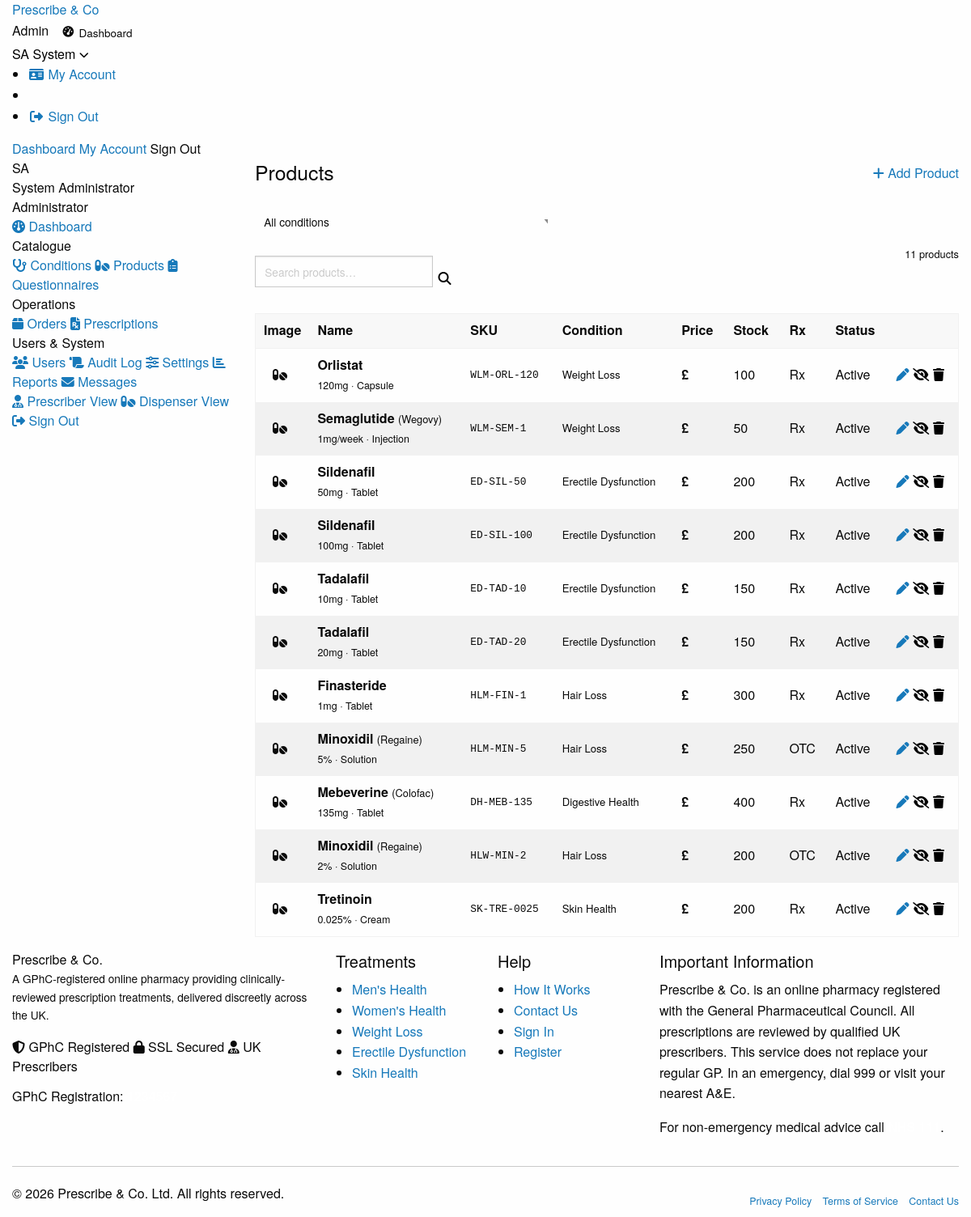
/pages/admin/products.php (signed in), run on the app's committed database.
### tables this page shows
CREATE TABLE `users` (
  `id`             INT UNSIGNED AUTO_INCREMENT PRIMARY KEY,
  `email`          VARCHAR(191)  NOT NULL UNIQUE,
  `password_hash`  VARCHAR(255)  NOT NULL,
  `role`           ENUM('admin','prescriber','dispenser','patient') NOT NULL DEFAULT 'patient',
  `first_name`     VARCHAR(100)  NOT NULL,
  `last_name`      VARCHAR(100)  NOT NULL,
  `phone`          VARCHAR(30)   DEFAULT NULL,
  `date_of_birth`  DATE          DEFAULT NULL,
  `gender`         ENUM('male','female','other','prefer_not_to_say') DEFAULT NULL,
  `nhs_number`     VARCHAR(20)   DEFAULT NULL,
  `is_active`      TINYINT(1)    NOT NULL DEFAULT 1,
  `email_verified` TINYINT(1)    NOT NULL DEFAULT 0,
  `verify_token`   VARCHAR(64)   DEFAULT NULL,
  `reset_token`    VARCHAR(64)   DEFAULT NULL,
  `reset_expires`  DATETIME      DEFAULT NULL,
  `created_at`     DATETIME      NOT NULL DEFAULT CURRENT_TIMESTAMP,
  `updated_at`     DATETIME      NOT NULL DEFAULT CURRENT_TIMESTAMP ON UPDATE CURRENT_TIMESTAMP,
  INDEX `idx_role`  (`role`),
  INDEX `idx_email` (`email`)
);

CREATE TABLE `products` (
  `id`                    INT UNSIGNED AUTO_INCREMENT PRIMARY KEY,
  `condition_id`          INT UNSIGNED NOT NULL,
  `sku`                   VARCHAR(60)  NOT NULL UNIQUE,
  `name`                  VARCHAR(200) NOT NULL,
  `brand`                 VARCHAR(100) DEFAULT NULL,
  `description`           TEXT         DEFAULT NULL,
  `dosage_form`           VARCHAR(100) DEFAULT NULL,
  `strength`              VARCHAR(100) DEFAULT NULL,
  `price`                 DECIMAL(8,2) NOT NULL DEFAULT 0.00,
  `price_currency`        VARCHAR(3)   NOT NULL DEFAULT 'GBP',
  `requires_prescription` TINYINT(1)   NOT NULL DEFAULT 1,
  `stock_qty`             INT          NOT NULL DEFAULT 0,
  `image_url`             VARCHAR(255) DEFAULT NULL,
  `is_active`             TINYINT(1)   NOT NULL DEFAULT 1,
  `sort_order`            INT          NOT NULL DEFAULT 0,
  `created_at`            DATETIME     NOT NULL DEFAULT CURRENT_TIMESTAMP,
  `updated_at`            DATETIME     NOT NULL DEFAULT CURRENT_TIMESTAMP ON UPDATE CURRENT_TIMESTAMP,
  FOREIGN KEY (`condition_id`) REFERENCES `conditions`(`id`) ON DELETE RESTRICT,
  INDEX `idx_condition` (`condition_id`)
);

CREATE TABLE `conditions` (
  `id`          INT UNSIGNED AUTO_INCREMENT PRIMARY KEY,
  `slug`        VARCHAR(100) NOT NULL UNIQUE,
  `name`        VARCHAR(200) NOT NULL,
  `gender`      ENUM('male','female','all') NOT NULL DEFAULT 'all',
  `description` TEXT         DEFAULT NULL,
  `icon`        VARCHAR(100) DEFAULT NULL,
  `is_active`   TINYINT(1)   NOT NULL DEFAULT 1,
  `sort_order`  INT          NOT NULL DEFAULT 0,
  `created_at`  DATETIME     NOT NULL DEFAULT CURRENT_TIMESTAMP
);

### includes/functions.php (called while the page is built, shortened)
<?php
function is_logged_in(): bool {
    return !empty($_SESSION['user_id']);
}
function current_user(): ?array {
    static $u = null;
    if ($u === null) {
        $u = Database::fetchOne(
            "SELECT id, email, role, first_name, last_name, phone, is_active FROM users WHERE id = ? AND is_active = 1",
            [$_SESSION['user_id']]
        );
    }
    return $u;
}
function current_role(): string  { return (string)($_SESSION['user_role'] ?? ''); }
function require_auth(string ...$roles): void {
    if (!current_user()) {
        session_kill();
        redirect('/pages/auth/login.php');
    }
}
function e(mixed $v): string {
    return htmlspecialchars((string)$v, ENT_QUOTES | ENT_HTML5, 'UTF-8');
}
function clean(string $v): string {
    return trim(strip_tags($v));
}
function money(float $amt, string $cur = 'GBP'): string {
    return ['GBP' => '£', 'USD' => '$', 'EUR' => '€'][$cur] ?? $cur . ' '
         . number_format($amt, 2);
}

### config/database.php (called while the page is built, shortened)
<?php
class Database {
    private static ?PDO $instance = null;
    public static function getInstance(): PDO {
        if (self::$instance === null) {
            $dsn = sprintf('mysql:host=%s;port=%d;dbname=%s;charset=%s',
                DB_HOST, DB_PORT, DB_NAME, DB_CHARSET);
            try {
                self::$instance = new PDO($dsn, DB_USER, DB_PASS, [
                    PDO::ATTR_ERRMODE            => PDO::ERRMODE_EXCEPTION,
                    PDO::ATTR_DEFAULT_FETCH_MODE => PDO::FETCH_ASSOC,
                    PDO::ATTR_EMULATE_PREPARES   => false,
                    PDO::MYSQL_ATTR_INIT_COMMAND => "SET NAMES utf8mb4 COLLATE utf8mb4_unicode_ci",
                ]);
            } catch (PDOException $e) {
                error_log('DB Connection failed: ' . $e->getMessage());
                http_response_code(503);
                die('Service temporarily unavailable. Please try again later.');
            }
        }
        return self::$instance;
    }
    public static function query(string $sql, array $params = []): PDOStatement {
        $stmt = self::getInstance()->prepare($sql);
        $stmt->execute($params);
        return $stmt;
    }
    public static function fetchOne(string $sql, array $params = []): ?array {
        $r = self::query($sql, $params)->fetch();
        return $r ?: null;
    }
    public static function fetchAll(string $sql, array $params = []): array {
        return self::query($sql, $params)->fetchAll();
    }
}

### pages/admin/products.php (the view, shortened to what this page needs)
<?php
require_auth('admin');
$conditionId = (int)($_GET['condition_id'] ?? 0);
$search      = clean($_GET['q'] ?? '');
$where  = "WHERE 1=1";
$params = [];
$products = Database::fetchAll(
    "SELECT p.*, c.name cond_name FROM products p
     JOIN conditions c ON c.id=p.condition_id
     $where ORDER BY c.sort_order, p.sort_order, p.name", $params
);
$editProduct = isset($_GET['edit']) ? Database::fetchOne("SELECT * FROM products WHERE id=?",[(int)$_GET['edit']]) : null;
$showForm    = isset($_GET['add']) || $editProduct;
include APP_PATH . '/includes/header.php';
?>
<div class="pco-dash"><div class="grid-container"><div class="grid-x grid-margin-x">
<?php include APP_PATH . '/includes/admin-sidebar.php'; ?>
<div class="cell large-9 medium-8">
  <div style="display:flex;justify-content:space-between;align-items:center;flex-wrap:wrap;gap:1rem;margin-bottom:1.5rem;">
    <h1 style="font-size:1.55rem;margin:0;">Products</h1>
    <?php if (!$showForm): ?>
    <a href="?add=1<?= $conditionId?'&condition_id='.$conditionId:'' ?>" class="pco-btn pco-btn--primary pco-btn--sm">
      <i class="fa-solid fa-plus"></i> Add Product
    </a>
    <?php endif; ?>
  </div>
  <div style="display:flex;flex-wrap:wrap;gap:.5rem;margin-bottom:1rem;align-items:center;">
    <form method="GET" style="display:flex;gap:.4rem;flex-wrap:wrap;">
      <select name="condition_id" onchange="this.form.submit()" style="font-size:.855rem;padding:.4rem .7rem;border:1.5px solid var(--pco-grey-200);border-radius:var(--pco-r);">
        <option value="">All conditions</option>
      </select>
      <input type="text" name="q" value="<?= e($search) ?>" placeholder="Search products…" style="font-size:.855rem;padding:.4rem .7rem;max-width:220px;">
      <button type="submit" class="pco-btn pco-btn--ghost pco-btn--sm"><i class="fa-solid fa-search"></i></button>
    </form>
    <span style="font-size:.8rem;color:var(--pco-grey-500);margin-left:auto;"><?= count($products) ?> product<?= count($products)!=1?'s':'' ?></span>
  </div>
  <div class="pco-card">
    <?php if (empty($products)): ?>
    <div class="pco-card__body text-center" style="padding:2.5rem;">
      <p style="color:var(--pco-grey-500);">No products found.</p>
    </div>
    <?php else: ?>
    <div class="pco-table-wrap">
      <table class="pco-table">
        <thead><tr><th>Image</th><th>Name</th><th>SKU</th><th>Condition</th><th>Price</th><th>Stock</th><th>Rx</th><th>Status</th><th></th></tr></thead>
        <tbody>
          <?php foreach ($products as $p): ?>
          <tr>
            <td style="width:50px;">
              <?php if ($p['image_path']): ?>
              <img src="<?= APP_URL.e($p['image_path']) ?>" style="width:40px;height:40px;object-fit:cover;border-radius:6px;border:1px solid var(--pco-grey-200);">
              <?php else: ?>
              <div style="width:40px;height:40px;background:var(--pco-grey-100);border-radius:6px;display:flex;align-items:center;justify-content:center;color:var(--pco-grey-300);">
                <i class="fa-solid fa-pills"></i>
              </div>
              <?php endif; ?>
            </td>
            <td><strong><?= e($p['name']) ?></strong><?= $p['brand']&&$p['brand']!=='Generic'?' <span style="color:var(--pco-grey-500);font-size:.8rem;">('.e($p['brand']).')</span>':'' ?><br><span style="font-size:.78rem;color:var(--pco-grey-500);"><?= e($p['strength']) ?> · <?= e($p['dosage_form']) ?></span></td>
            <td style="font-family:monospace;font-size:.8rem;"><?= e($p['sku']) ?></td>
            <td style="font-size:.82rem;"><?= e($p['cond_name']) ?></td>
            <td style="font-weight:600;"><?= money($p['price']) ?></td>
            <td><?= $p['stock_qty'] ?></td>
            <td><?= $p['requires_prescription']?'<span class="pco-badge badge--purple">Rx</span>':'<span class="pco-badge badge--grey">OTC</span>' ?></td>
            <td><?= $p['is_active']?'<span class="pco-badge badge--green">Active</span>':'<span class="pco-badge badge--grey">Hidden</span>' ?></td>
            <td>
              <div style="display:flex;gap:.3rem;">
                <a href="?edit=<?= $p['id'] ?>" class="pco-btn pco-btn--ghost pco-btn--sm"><i class="fa-solid fa-pen"></i></a>
                <form method="POST" style="display:inline;">
                  <button class="pco-btn pco-btn--ghost pco-btn--sm"><?= $p['is_active']?'<i class="fa-solid fa-eye-slash"></i>':'<i class="fa-solid fa-eye"></i>' ?></button>
                </form>
                <form method="POST" style="display:inline;">
                  <button class="pco-btn pco-btn--danger pco-btn--sm" data-confirm="Delete '<?= e($p['name']) ?>'? This cannot be undone."><i class="fa-solid fa-trash"></i></button>
                </form>
              </div>
            </td>
          </tr>
          <?php endforeach; ?>
        </tbody>
      </table>
    </div>
    <?php endif; ?>
  </div>
</div></div></div></div>
<?php include APP_PATH . '/includes/footer.php'; ?>

### includes/header.php (shortened to what this page needs)
<?php
$user  = current_user();
$role  = current_role();
$initials = $user ? strtoupper(substr($user['first_name'],0,1).substr($user['last_name'],0,1)) : '';
$dash_url = match($role) {
    'admin'      => APP_URL.'/pages/admin/dashboard.php',
    'prescriber' => APP_URL.'/pages/prescriber/dashboard.php',
    'dispenser'  => APP_URL.'/pages/dispenser/dashboard.php',
    default      => APP_URL.'/pages/patient/dashboard.php',
};
?>
<!DOCTYPE html>
<html lang="en-GB">
<head>
  <link rel="stylesheet" href="https://cdnjs.cloudflare.com/ajax/libs/foundation/6.8.1/css/foundation.min.css">
  <link rel="stylesheet" href="https://cdnjs.cloudflare.com/ajax/libs/font-awesome/6.5.0/css/all.min.css">
  <link rel="stylesheet" href="<?= APP_URL ?>/assets/css/main.css">
</head>
<body class="role-<?= e($role ?: 'guest') ?>">
<nav class="pco-nav">
  <div class="grid-container">
    <div class="pco-nav__inner">
      <a href="<?= APP_URL ?>/" class="pco-nav__logo">
        <?php if (file_exists(APP_PATH . '/assets/img/logo.png')): ?>
          <img src="<?= APP_URL ?>/assets/img/logo.png" alt="Prescribe and Co logo" class="pco-nav__logo-img">
        <?php else: ?>
          <span class="pco-nav__logo-text">Prescribe &amp; Co</span>
        <?php endif; ?>
      </a>
      <div class="pco-nav__actions">
        <?php if (is_logged_in()): ?>
          <span class="pco-nav__role role-<?= e($role) ?>"><?= e(ucfirst($role)) ?></span>
          <a href="<?= $dash_url ?>" class="hide-for-small-only" style="display:inline-flex;align-items:center;gap:.4rem;font-size:.845rem;font-weight:500;color:var(--pco-grey-700);padding:.35rem .8rem;border-radius:var(--pco-r-pill);transition:all .18s;">
            <i class="fa-solid fa-gauge-high" style="font-size:.85rem;"></i>
            <span>Dashboard</span>
          </a>
          <div class="pco-user-menu">
            <button class="pco-user-btn" id="userMenuBtn" aria-expanded="false">
              <span class="avatar"><?= e($initials) ?></span>
              <span class="hide-for-small-only"><?= e($user['first_name']) ?></span>
              <i class="fa-solid fa-chevron-down fa-xs"></i>
            </button>
            <ul class="pco-dropdown" id="userDropdown">
              <li><a href="<?= APP_URL ?>/pages/patient/account.php"><i class="fa-solid fa-id-card fa-fw"></i> My Account</a></li>
              <li class="sep"></li>
              <li><a href="<?= APP_URL ?>/pages/auth/logout.php" class="danger"><i class="fa-solid fa-right-from-bracket fa-fw"></i> Sign Out</a></li>
            </ul>
          </div>
        <?php else: ?>
          <a href="<?= APP_URL ?>/pages/auth/login.php"    class="pco-btn pco-btn--ghost pco-btn--sm hide-for-small-only">Sign In</a>
          <a href="<?= APP_URL ?>/pages/auth/register.php" class="pco-btn pco-btn--primary pco-btn--sm">Get Started</a>
        <?php endif; ?>
      </div>
    </div>
  </div>
  <div class="pco-mobile-nav" id="mobileNav">
    <div class="grid-container">
      <?php if (is_logged_in()): ?>
        <a href="<?= $dash_url ?>">Dashboard</a>
        <a href="<?= APP_URL ?>/pages/patient/account.php">My Account</a>
        <a href="<?= APP_URL ?>/pages/auth/logout.php" style="color:var(--pco-red)">Sign Out</a>
      <?php else: ?>
        <a href="<?= APP_URL ?>/pages/auth/login.php">Sign In</a>
        <a href="<?= APP_URL ?>/pages/auth/register.php">Register</a>
      <?php endif; ?>
    </div>
  </div>
</nav>

### includes/admin-sidebar.php (shortened to what this page needs)
<?php
$user    = $user ?? current_user();
$initials= strtoupper(substr($user['first_name'],0,1).substr($user['last_name'],0,1));
$current = basename($_SERVER['PHP_SELF']);
?>
<div class="cell large-3 medium-4">
  <div class="pco-sidebar" style="margin-bottom:1.5rem;">
    <div class="pco-sidebar__top">
      <div class="pco-sidebar__avatar"><?= e($initials) ?></div>
      <div class="pco-sidebar__name"><?= e($user['first_name'].' '.$user['last_name']) ?></div>
      <div class="pco-sidebar__role">Administrator</div>
    </div>
    <div class="pco-sidebar__nav">
      <a href="<?= APP_URL ?>/pages/admin/dashboard.php"        class="<?= $current==='dashboard.php'?'active':'' ?>"><i class="fa-solid fa-gauge"></i> Dashboard</a>
      <div class="section-label">Catalogue</div>
      <a href="<?= APP_URL ?>/pages/admin/conditions.php"       class="<?= $current==='conditions.php'?'active':'' ?>"><i class="fa-solid fa-stethoscope"></i> Conditions</a>
      <a href="<?= APP_URL ?>/pages/admin/products.php"         class="<?= $current==='products.php'?'active':'' ?>"><i class="fa-solid fa-pills"></i> Products</a>
      <a href="<?= APP_URL ?>/pages/admin/questionnaires.php"   class="<?= $current==='questionnaires.php'?'active':'' ?>"><i class="fa-solid fa-clipboard-list"></i> Questionnaires</a>
      <div class="section-label">Operations</div>
      <a href="<?= APP_URL ?>/pages/admin/orders.php"           class="<?= $current==='orders.php'?'active':'' ?>"><i class="fa-solid fa-box"></i> Orders</a>
      <a href="<?= APP_URL ?>/pages/admin/prescriptions.php"    class="<?= $current==='prescriptions.php'?'active':'' ?>"><i class="fa-solid fa-file-prescription"></i> Prescriptions</a>
      <div class="section-label">Users & System</div>
      <a href="<?= APP_URL ?>/pages/admin/users.php"            class="<?= $current==='users.php'?'active':'' ?>"><i class="fa-solid fa-users"></i> Users</a>
      <a href="<?= APP_URL ?>/pages/admin/audit-log.php"        class="<?= $current==='audit-log.php'?'active':'' ?>"><i class="fa-solid fa-scroll"></i> Audit Log</a>
      <a href="<?= APP_URL ?>/pages/admin/settings.php"         class="<?= $current==='settings.php'?'active':'' ?>"><i class="fa-solid fa-sliders"></i> Settings</a>
      <a href="<?= APP_URL ?>/pages/admin/reports.php"          class="<?= $current==='reports.php'?'active':'' ?>"><i class="fa-solid fa-chart-bar"></i> Reports</a>
      <a href="<?= APP_URL ?>/pages/admin/messages.php"         class="<?= $current==='messages.php'?'active':'' ?>"><i class="fa-solid fa-envelope"></i> Messages</a>
      <a href="<?= APP_URL ?>/pages/prescriber/dashboard.php"><i class="fa-solid fa-user-doctor"></i> Prescriber View</a>
      <a href="<?= APP_URL ?>/pages/dispenser/dashboard.php"><i class="fa-solid fa-pills"></i> Dispenser View</a>
      <a href="<?= APP_URL ?>/pages/auth/logout.php" class="danger"><i class="fa-solid fa-right-from-bracket"></i> Sign Out</a>
    </div>
  </div>
</div>

### data on the page
users: initials "SA", first_name "System", first_name+last_name "System Administrator"
products: name "Orlistat", strength "120mg", dosage_form "Capsule", sku "WLM-ORL-120", condition.name "Weight Loss", price "£", stock_qty "100", requires_prescription "Rx", is_active "Active"
products: name "Semaglutide", brand "Wegovy", strength "1mg/week", dosage_form "Injection", sku "WLM-SEM-1", condition.name "Weight Loss", price "£", stock_qty "50", requires_prescription "Rx", is_active "Active"
products: name "Sildenafil", strength "50mg", dosage_form "Tablet", sku "ED-SIL-50", condition.name "Erectile Dysfunction", price "£", stock_qty "200", requires_prescription "Rx", is_active "Active"
products: name "Sildenafil", strength "100mg", dosage_form "Tablet", sku "ED-SIL-100", condition.name "Erectile Dysfunction", price "£", stock_qty "200", requires_prescription "Rx", is_active "Active"
products: name "Tadalafil", strength "10mg", dosage_form "Tablet", sku "ED-TAD-10", condition.name "Erectile Dysfunction", price "£", stock_qty "150", requires_prescription "Rx", is_active "Active"
products: name "Tadalafil", strength "20mg", dosage_form "Tablet", sku "ED-TAD-20", condition.name "Erectile Dysfunction", price "£", stock_qty "150", requires_prescription "Rx", is_active "Active"
products: name "Finasteride", strength "1mg", dosage_form "Tablet", sku "HLM-FIN-1", condition.name "Hair Loss", price "£", stock_qty "300", requires_prescription "Rx", is_active "Active"
products: name "Minoxidil", brand "Regaine", strength "5%", dosage_form "Solution", sku "HLM-MIN-5", condition.name "Hair Loss", price "£", stock_qty "250", requires_prescription "OTC", is_active "Active"
products: name "Mebeverine", brand "Colofac", strength "135mg", dosage_form "Tablet", sku "DH-MEB-135", condition.name "Digestive Health", price "£", stock_qty "400", requires_prescription "Rx", is_active "Active"
products: name "Minoxidil", brand "Regaine", strength "2%", dosage_form "Solution", sku "HLW-MIN-2", condition.name "Hair Loss", price "£", stock_qty "200", requires_prescription "OTC", is_active "Active"
products: name "Tretinoin", strength "0.025%", dosage_form "Cream", sku "SK-TRE-0025", condition.name "Skin Health", price "£", stock_qty "200", requires_prescription "Rx", is_active "Active"

### other printed values
$role "Admin"
count($products) "11"
